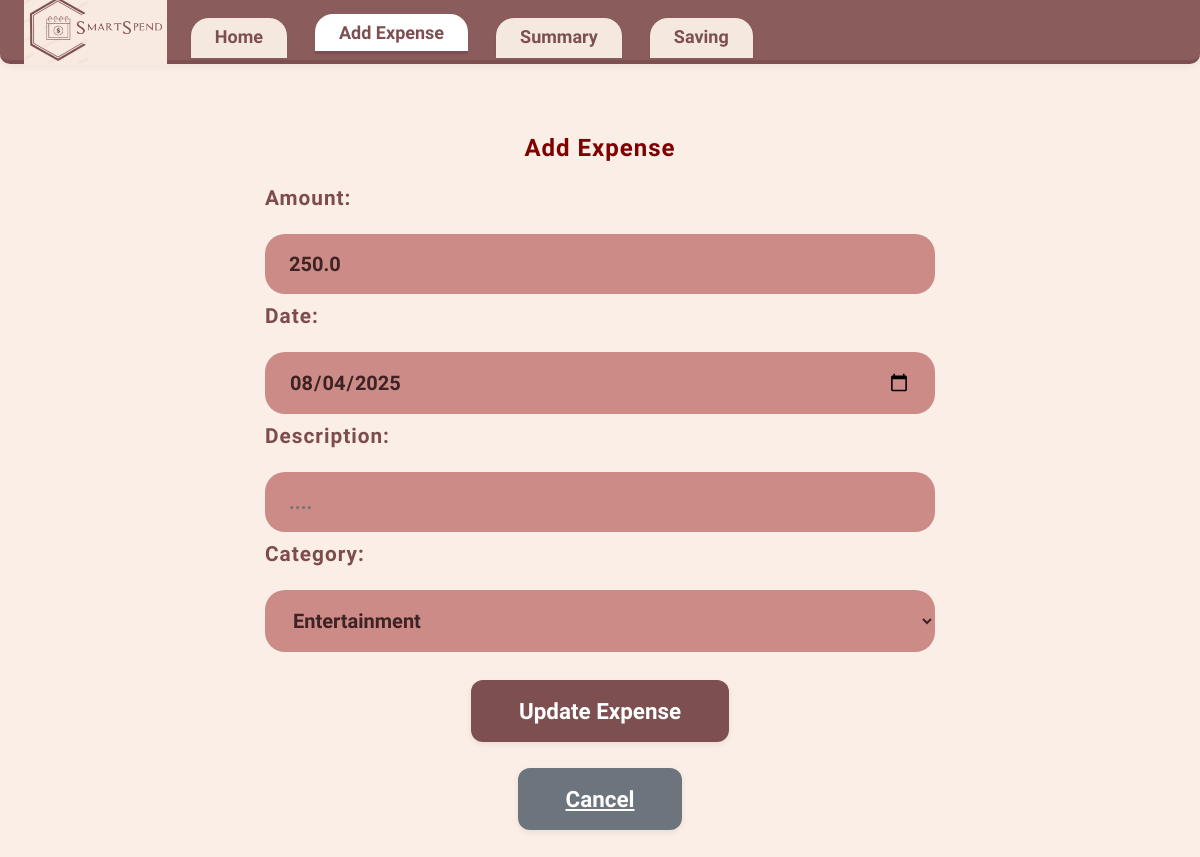
The app's page /edit-expense/19, older data.
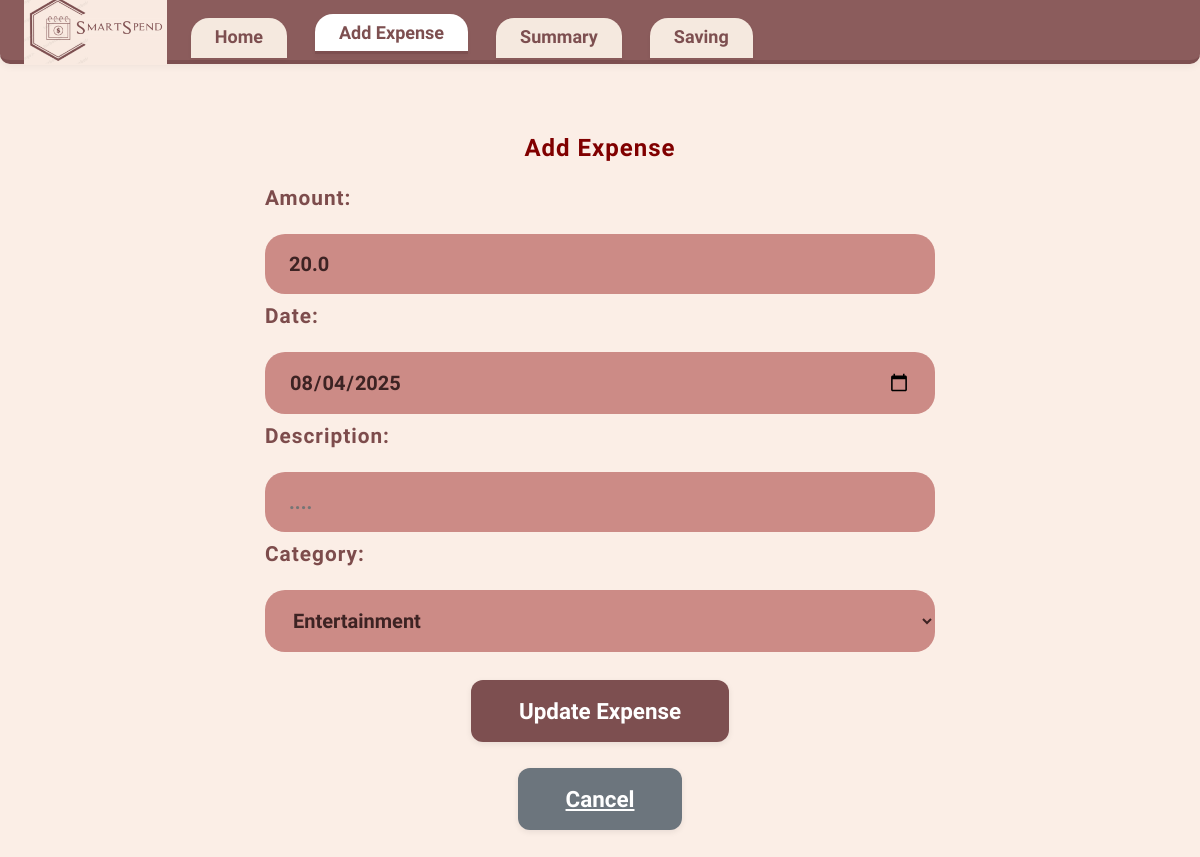
The same page, newer data.
### tables this page shows
CREATE TABLE Expenses (
                        id INTEGER PRIMARY KEY AUTOINCREMENT,
                        amount REAL,
                        date TEXT,
                        description TEXT,
                        category TEXT,
                        timestamp TEXT
                    );

### app.py (the view)
@app.route('/edit-expense/<int:expense_id>', methods=['GET', 'POST'])
def edit_expense(expense_id):
    conn = db_manager.connect()
    c = conn.cursor()
    if request.method == 'POST':
        amount = float(request.form['amount'])
        date_val = request.form['date']
        description = request.form['description']
        category = request.form['category']
        expense = Expense(amount, date_val, description, category)
        expense.update(db_manager, expense_id)
        return redirect('/summary')
    else:
        c.execute('SELECT * FROM Expenses WHERE id=?', (expense_id,))
        expense = c.fetchone()
        categories = [
            'Groceries', 'Transport', 'Entertainment', 'Utilities', 'Shopping', 'Health', 'Dining', 'Education',
            'Travel', 'Personal Care', 'Insurance', 'Taxes', 'Gifts', 'Charity', 'Subscriptions', 'Home Improvement',
            'Automotive', 'Childcare', 'Pet Care', 'Mortgage', 'Miscellaneous', 'Other', 'saving'
        ]
        keywords_map = {
            "bus,uber,fuel,petrol,train,metro,taxi,bike": "Transport",
            "grocery,aldi,coles,woolworths,supermarket,market": "Groceries",
            "movie,cinema,netflix,spotify,concert,theater": "Entertainment",
            "electricity,water,internet,phone,bill,gas": "Utilities",
            "clothes,shopping,amazon,ebay,apparel": "Shopping",
            "doctor,pharmacy,hospital,medicine,clinic": "Health",
            "restaurant,cafe,coffee,food,dining,meal": "Dining",
            "school,university,books,education,course": "Education",
            "flight,hotel,airbnb,travel,tour,vacation": "Travel",
            "haircut,spa,beauty,personal care": "Personal Care",
            "insurance,health insurance,car insurance,home insurance": "Insurance",
            "tax,taxes,income tax": "Taxes",
            "gift,present,birthday,anniversary": "Gifts",
            "charity,donation": "Charity",
            "subscription,netflix,spotify,amazon prime": "Subscriptions",
            "home improvement,repair,maintenance": "Home Improvement",
            "car,automotive,auto,repair,fuel": "Automotive",
            "childcare,baby,kids": "Childcare",
            "pet,vet,pet care": "Pet Care",
            "mortgage,home loan,property loan": "Mortgage",
            "misc,other,miscellaneous": "Miscellaneous"
        }
        conn.close()
        return render_template(
            'add.html',
            categories=categories,
            keywords_to_categories=keywords_map,
            today=expense[2],
            edit_mode=True,
            expense=expense
        )

### app.py (called while the page is built)
    def connect(self):
        return sqlite3.connect(self.db_name)

### templates/add.html (shortened to what this page needs)
<!DOCTYPE html>
<html lang="en">
<head>
  <link rel="stylesheet" href="{{ url_for('static', filename='add.css') }}">
</head>
<body>
  <header class="navbar">
    <img src="{{ url_for('static', filename='logo.png') }}" alt="SmartSpend Logo" class="nav-logo">
    <nav>
      <a href="/home">Home</a>
      <a href="/add" class="active">Add Expense</a>
      <a href="/summary">Summary</a>
      <a href="/saving">Saving</a>
    </nav>
  </header>
  <div class="container">
    <main class="add-expense">
      <h2>Add Expense</h2>
  {% if edit_mode %}
  <form action="/edit-expense/{{ expense[0] }}" method="POST" class="expense-form" autocomplete="off">
  {% else %}
  <form action="/save-expense" method="POST" class="expense-form" autocomplete="off">
  {% endif %}
    <label for="amount" class="form-label">Amount:</label>
    <input type="number" id="amount" name="amount" step="0.01" placeholder="$XXXXXX" required class="form-input"
           value="{% if edit_mode %}{{ expense[1] }}{% else %}{{ today }}{% endif %}">
    <label for="date" class="form-label">Date:</label>
    <input type="date" id="date" name="date" required class="form-input"
           value="{% if edit_mode %}{{ expense[2] }}{% else %}{{ today }}{% endif %}">
    <label for="description" class="form-label">Description:</label>
    <input type="text" id="description" name="description" placeholder="...." class="form-input" autocomplete="off"
           value="{% if edit_mode %}{{ expense[3] or '' }}{% endif %}">
    <label for="category" class="form-label">Category:</label>
    <div style="position:relative;">
      <select id="category" name="category" required class="form-input">
        {% for cat in categories %}
        <option value="{{ cat }}" {% if edit_mode and cat == expense[4] %}selected{% endif %}>{{ cat }}</option>
        {% endfor %}
      </select>
    </div>
    {% if edit_mode %}
    <button type="submit" class="save-btn">Update Expense</button>
    {% else %}
    <button type="submit" class="save-btn">Save Expense</button>
    {% endif %}
    {% if edit_mode %}
    <a href="/summary" class="save-btn" style="background-color: #6c757d; margin-top: 1rem;">Cancel</a>
    {% else %}
    <div id="success-message" class="success-message" style="display:none;">
      Added expense successfully
    </div>
    {% endif %}
  </form>
    </main>
  </div>
</body>
</html>

Row changes from the older to the newer data that the page shows:
changed Expenses "Entertainment": amount "250.0" → "20.0"
